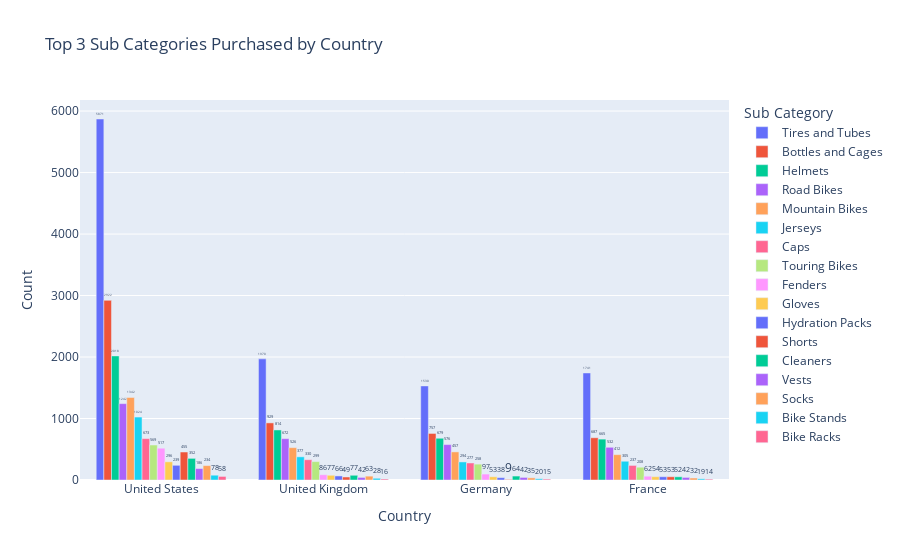

The cell this chart's notebook holds for it:
### Code cell
import plotly.express as px

# Filter data untuk mendapatkan 3 negara pertama
top_3_countries = sub_category_counts['Country'].unique()[:4]
filtered_data = sub_category_counts[sub_category_counts['Country'].isin(top_3_countries)]

# Membuat grafik batang interaktif
fig = px.bar(
    filtered_data,
    x='Country',
    y='Count',
    color='Sub Category',
    barmode='group',
    title='Top 3 Sub Categories Purchased by Country'
)

# Menambahkan interaktivitas
fig.update_traces(texttemplate='%{y}', textposition='outside')
fig.update_layout(xaxis={'categoryorder':'total descending'})

# Menampilkan grafik
fig.show()

### Figure 1 — Plotly figure (JSON) as saved in the notebook; plotly's stock layout.template omitted (floating-point values rounded to 4 significant figures)
{"data": [{"alignmentgroup": "True", "hovertemplate": "Sub Category=Tires and Tubes<br>Country=%{x}<br>Count=%{y}<extra></extra>", "legendgroup": "Tires and Tubes", "marker": {"color": "#636efa", "pattern": {"shape": ""}}, "name": "Tires and Tubes", "offsetgroup": "Tires and Tubes", "orientation": "v", "showlegend": true, "textposition": "outside", "texttemplate": "%{y}", "type": "bar", "x": ["France", "Germany", "United Kingdom", "United States"], "xaxis": "x", "y": [1741, 1530, 1970, 5871], "yaxis": "y"}, {"alignmentgroup": "True", "hovertemplate": "Sub Category=Bottles and Cages<br>Country=%{x}<br>Count=%{y}<extra></extra>", "legendgroup": "Bottles and Cages", "marker": {"color": "#EF553B", "pattern": {"shape": ""}}, "name": "Bottles and Cages", "offsetgroup": "Bottles and Cages", "orientation": "v", "showlegend": true, "textposition": "outside", "texttemplate": "%{y}", "type": "bar", "x": ["France", "Germany", "United Kingdom", "United States"], "xaxis": "x", "y": [687, 757, 929, 2922], "yaxis": "y"}, {"alignmentgroup": "True", "hovertemplate": "Sub Category=Helmets<br>Country=%{x}<br>Count=%{y}<extra></extra>", "legendgroup": "Helmets", "marker": {"color": "#00cc96", "pattern": {"shape": ""}}, "name": "Helmets", "offsetgroup": "Helmets", "orientation": "v", "showlegend": true, "textposition": "outside", "texttemplate": "%{y}", "type": "bar", "x": ["France", "Germany", "United Kingdom", "United States"], "xaxis": "x", "y": [665, 679, 814, 2018], "yaxis": "y"}, {"alignmentgroup": "True", "hovertemplate": "Sub Category=Road Bikes<br>Country=%{x}<br>Count=%{y}<extra></extra>", "legendgroup": "Road Bikes", "marker": {"color": "#ab63fa", "pattern": {"shape": ""}}, "name": "Road Bikes", "offsetgroup": "Road Bikes", "orientation": "v", "showlegend": true, "textposition": "outside", "texttemplate": "%{y}", "type": "bar", "x": ["France", "Germany", "United Kingdom", "United States"], "xaxis": "x", "y": [532, 576, 672, 1242], "yaxis": "y"}, {"alignmentgroup": "True", "hovertemplate": "Sub Category=Mountain Bikes<br>Country=%{x}<br>Count=%{y}<extra></extra>", "legendgroup": "Mountain Bikes", "marker": {"color": "#FFA15A", "pattern": {"shape": ""}}, "name": "Mountain Bikes", "offsetgroup": "Mountain Bikes", "orientation": "v", "showlegend": true, "textposition": "outside", "texttemplate": "%{y}", "type": "bar", "x": ["France", "Germany", "United Kingdom", "United States"], "xaxis": "x", "y": [412, 457, 526, 1342], "yaxis": "y"}, {"alignmentgroup": "True", "hovertemplate": "Sub Category=Jerseys<br>Country=%{x}<br>Count=%{y}<extra></extra>", "legendgroup": "Jerseys", "marker": {"color": "#19d3f3", "pattern": {"shape": ""}}, "name": "Jerseys", "offsetgroup": "Jerseys", "orientation": "v", "showlegend": true, "textposition": "outside", "texttemplate": "%{y}", "type": "bar", "x": ["France", "Germany", "United Kingdom", "United States"], "xaxis": "x", "y": [305, 294, 377, 1024], "yaxis": "y"}, {"alignmentgroup": "True", "hovertemplate": "Sub Category=Caps<br>Country=%{x}<br>Count=%{y}<extra></extra>", "legendgroup": "Caps", "marker": {"color": "#FF6692", "pattern": {"shape": ""}}, "name": "Caps", "offsetgroup": "Caps", "orientation": "v", "showlegend": true, "textposition": "outside", "texttemplate": "%{y}", "type": "bar", "x": ["France", "Germany", "United Kingdom", "United States"], "xaxis": "x", "y": [237, 277, 330, 673], "yaxis": "y"}, {"alignmentgroup": "True", "hovertemplate": "Sub Category=Touring Bikes<br>Country=%{x}<br>Count=%{y}<extra></extra>", "legendgroup": "Touring Bikes", "marker": {"color": "#B6E880", "pattern": {"shape": ""}}, "name": "Touring Bikes", "offsetgroup": "Touring Bikes", "orientation": "v", "showlegend": true, "textposition": "outside", "texttemplate": "%{y}", "type": "bar", "x": ["France", "Germany", "United Kingdom", "United States"], "xaxis": "x", "y": [208, 258, 299, 569], "yaxis": "y"}, {"alignmentgroup": "True", "hovertemplate": "Sub Category=Fenders<br>Country=%{x}<br>Count=%{y}<extra></extra>", "legendgroup": "Fenders", "marker": {"color": "#FF97FF", "pattern": {"shape": ""}}, "name": "Fenders", "offsetgroup": "Fenders", "orientation": "v", "showlegend": true, "textposition": "outside", "texttemplate": "%{y}", "type": "bar", "x": ["France", "Germany", "United Kingdom", "United States"], "xaxis": "x", "y": [62, 97, 86, 517], "yaxis": "y"}, {"alignmentgroup": "True", "hovertemplate": "Sub Category=Gloves<br>Country=%{x}<br>Count=%{y}<extra></extra>", "legendgroup": "Gloves", "marker": {"color": "#FECB52", "pattern": {"shape": ""}}, "name": "Gloves", "offsetgroup": "Gloves", "orientation": "v", "showlegend": true, "textposition": "outside", "texttemplate": "%{y}", "type": "bar", "x": ["France", "Germany", "United Kingdom", "United States"], "xaxis": "x", "y": [54, 53, 77, 296], "yaxis": "y"}, {"alignmentgroup": "True", "hovertemplate": "Sub Category=Hydration Packs<br>Country=%{x}<br>Count=%{y}<extra></extra>", "legendgroup": "Hydration Packs", "marker": {"color": "#636efa", "pattern": {"shape": ""}}, "name": "Hydration Packs", "offsetgroup": "Hydration Packs", "orientation": "v", "showlegend": true, "textposition": "outside", "texttemplate": "%{y}", "type": "bar", "x": ["France", "Germany", "United Kingdom", "United States"], "xaxis": "x", "y": [53, 38, 66, 239], "yaxis": "y"}, {"alignmentgroup": "True", "hovertemplate": "Sub Category=Shorts<br>Country=%{x}<br>Count=%{y}<extra></extra>", "legendgroup": "Shorts", "marker": {"color": "#EF553B", "pattern": {"shape": ""}}, "name": "Shorts", "offsetgroup": "Shorts", "orientation": "v", "showlegend": true, "textposition": "outside", "texttemplate": "%{y}", "type": "bar", "x": ["France", "Germany", "United Kingdom", "United States"], "xaxis": "x", "y": [53, 9, 49, 455], "yaxis": "y"}, {"alignmentgroup": "True", "hovertemplate": "Sub Category=Cleaners<br>Country=%{x}<br>Count=%{y}<extra></extra>", "legendgroup": "Cleaners", "marker": {"color": "#00cc96", "pattern": {"shape": ""}}, "name": "Cleaners", "offsetgroup": "Cleaners", "orientation": "v", "showlegend": true, "textposition": "outside", "texttemplate": "%{y}", "type": "bar", "x": ["France", "Germany", "United Kingdom", "United States"], "xaxis": "x", "y": [52, 64, 77, 352], "yaxis": "y"}, {"alignmentgroup": "True", "hovertemplate": "Sub Category=Vests<br>Country=%{x}<br>Count=%{y}<extra></extra>", "legendgroup": "Vests", "marker": {"color": "#ab63fa", "pattern": {"shape": ""}}, "name": "Vests", "offsetgroup": "Vests", "orientation": "v", "showlegend": true, "textposition": "outside", "texttemplate": "%{y}", "type": "bar", "x": ["France", "Germany", "United Kingdom", "United States"], "xaxis": "x", "y": [42, 42, 42, 186], "yaxis": "y"}, {"alignmentgroup": "True", "hovertemplate": "Sub Category=Socks<br>Country=%{x}<br>Count=%{y}<extra></extra>", "legendgroup": "Socks", "marker": {"color": "#FFA15A", "pattern": {"shape": ""}}, "name": "Socks", "offsetgroup": "Socks", "orientation": "v", "showlegend": true, "textposition": "outside", "texttemplate": "%{y}", "type": "bar", "x": ["France", "Germany", "United Kingdom", "United States"], "xaxis": "x", "y": [32, 35, 63, 234], "yaxis": "y"}, {"alignmentgroup": "True", "hovertemplate": "Sub Category=Bike Stands<br>Country=%{x}<br>Count=%{y}<extra></extra>", "legendgroup": "Bike Stands", "marker": {"color": "#19d3f3", "pattern": {"shape": ""}}, "name": "Bike Stands", "offsetgroup": "Bike Stands", "orientation": "v", "showlegend": true, "textposition": "outside", "texttemplate": "%{y}", "type": "bar", "x": ["France", "Germany", "United Kingdom", "United States"], "xaxis": "x", "y": [19, 20, 28, 78], "yaxis": "y"}, {"alignmentgroup": "True", "hovertemplate": "Sub Category=Bike Racks<br>Country=%{x}<br>Count=%{y}<extra></extra>", "legendgroup": "Bike Racks", "marker": {"color": "#FF6692", "pattern": {"shape": ""}}, "name": "Bike Racks", "offsetgroup": "Bike Racks", "orientation": "v", "showlegend": true, "textposition": "outside", "texttemplate": "%{y}", "type": "bar", "x": ["France", "Germany", "United Kingdom", "United States"], "xaxis": "x", "y": [14, 15, 16, 58], "yaxis": "y"}], "layout": {"barmode": "group", "legend": {"title": {"text": "Sub Category"}, "tracegroupgap": 0}, "title": {"text": "Top 3 Sub Categories Purchased by Country"}, "xaxis": {"anchor": "y", "categoryorder": "total descending", "domain": [0, 1], "title": {"text": "Country"}}, "yaxis": {"anchor": "x", "domain": [0, 1], "title": {"text": "Count"}}}}
